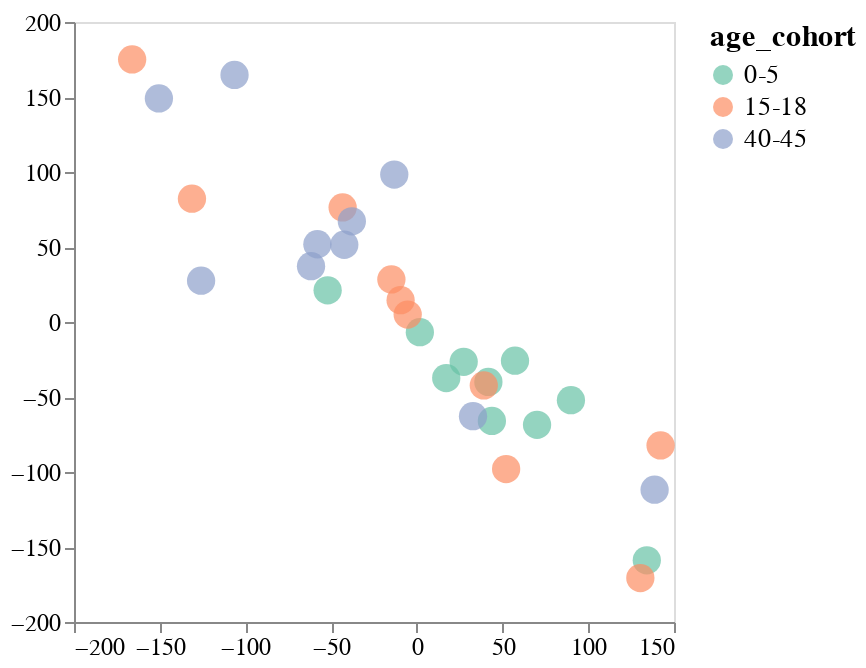

Here is the notebook cell this chart was saved with:
### Code cell
mds_and_plot(escape_df, site_or_aa='site', p=3, 
             dissimilarity_method='one_minus', mds_random_state=7)

### Figure 1 — Vega-Lite specification as saved in the notebook (floating-point values rounded to 4 significant figures)
{"config": {"view": {"continuousWidth": 300, "continuousHeight": 300}, "axis": {"grid": false, "labelFontSize": 12, "title": null}, "legend": {"labelFontSize": 13, "titleFontSize": 15}}, "data": {"name": "data-7dcfb44517edad478193051492fdb425"}, "mark": {"type": "circle", "opacity": 0.7, "size": 200}, "encoding": {"color": {"field": "age_cohort", "scale": {"scheme": "set2"}, "type": "nominal"}, "detail": {"field": "serum", "type": "nominal"}, "tooltip": [{"field": "serum", "type": "nominal"}, {"field": "age_cohort", "type": "nominal"}], "x": {"field": "x_coord", "scale": {"padding": 5}, "type": "quantitative"}, "y": {"field": "y_coord", "scale": {"padding": 5}, "type": "quantitative"}}, "$schema": "https://vega.github.io/schema/vega-lite/v5.8.0.json", "datasets": {"data-7dcfb44517edad478193051492fdb425": [{"serum": "2367", "x_coord": 17.14, "y_coord": -37.36, "age_cohort": "0-5"}, {"serum": "3944", "x_coord": 89.88, "y_coord": -52.11, "age_cohort": "0-5"}, {"serum": "2462", "x_coord": 27.32, "y_coord": -26.55, "age_cohort": "0-5"}, {"serum": "2389", "x_coord": 41.73, "y_coord": -39.97, "age_cohort": "0-5"}, {"serum": "2323", "x_coord": 57.25, "y_coord": -25.81, "age_cohort": "0-5"}, {"serum": "2388", "x_coord": 70.12, "y_coord": -68.54, "age_cohort": "0-5"}, {"serum": "2463", "x_coord": 43.76, "y_coord": -65.98, "age_cohort": "0-5"}, {"serum": "3973", "x_coord": 1.746, "y_coord": -6.781, "age_cohort": "0-5"}, {"serum": "4299", "x_coord": -52.04, "y_coord": 21.11, "age_cohort": "0-5"}, {"serum": "4584", "x_coord": 134.1, "y_coord": -158.9, "age_cohort": "0-5"}, {"serum": "2343", "x_coord": -131.2, "y_coord": 82.18, "age_cohort": "15-18"}, {"serum": "2350", "x_coord": -5.349, "y_coord": 4.986, "age_cohort": "15-18"}, {"serum": "2365", "x_coord": 39.05, "y_coord": -42.26, "age_cohort": "15-18"}, {"serum": "2380", "x_coord": 52.07, "y_coord": -98.04, "age_cohort": "15-18"}, {"serum": "2382", "x_coord": -14.86, "y_coord": 28.39, "age_cohort": "15-18"}, {"serum": "3866", "x_coord": 142.2, "y_coord": -82.26, "age_cohort": "15-18"}, {"serum": "3856", "x_coord": -166.1, "y_coord": 175.0, "age_cohort": "15-18"}, {"serum": "3857", "x_coord": -43.29, "y_coord": 76.39, "age_cohort": "15-18"}, {"serum": "3862", "x_coord": -9.478, "y_coord": 14.53, "age_cohort": "15-18"}, {"serum": "3895", "x_coord": 130.4, "y_coord": -170.7, "age_cohort": "15-18"}, {"serum": "33C", "x_coord": -61.73, "y_coord": 37.22, "age_cohort": "40-45"}, {"serum": "34C", "x_coord": 32.75, "y_coord": -62.78, "age_cohort": "40-45"}, {"serum": "197C", "x_coord": -42.34, "y_coord": 51.5, "age_cohort": "40-45"}, {"serum": "199C", "x_coord": -13.17, "y_coord": 98.29, "age_cohort": "40-45"}, {"serum": "215C", "x_coord": -58.02, "y_coord": 51.84, "age_cohort": "40-45"}, {"serum": "210C", "x_coord": -125.9, "y_coord": 27.53, "age_cohort": "40-45"}, {"serum": "74C", "x_coord": -106.4, "y_coord": 164.7, "age_cohort": "40-45"}, {"serum": "68C", "x_coord": -150.5, "y_coord": 149.0, "age_cohort": "40-45"}, {"serum": "150C", "x_coord": 138.7, "y_coord": -111.8, "age_cohort": "40-45"}, {"serum": "18C", "x_coord": -37.92, "y_coord": 67.12, "age_cohort": "40-45"}]}}
